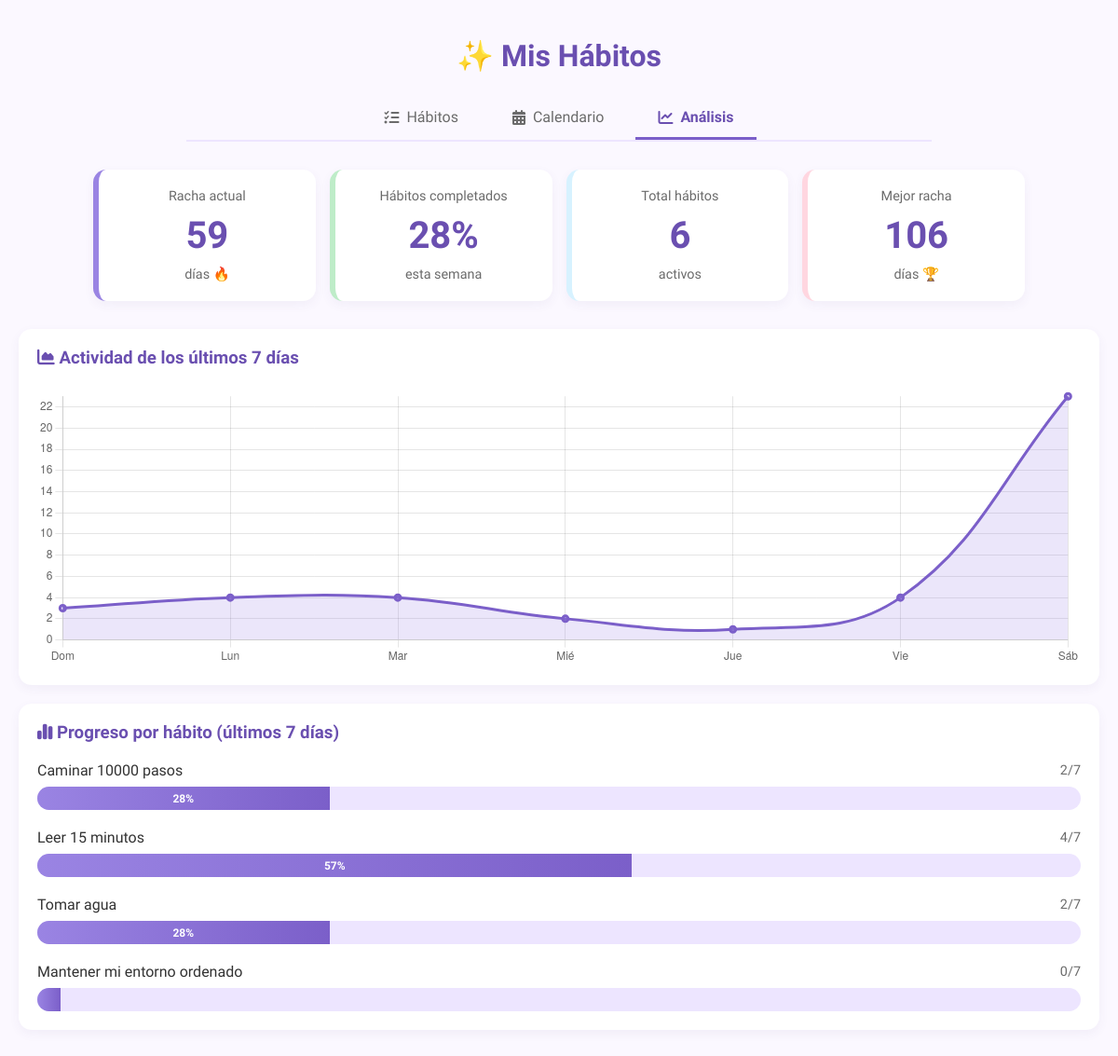
The app's page /analytics with its own data.
### app/models.py (models this page shows)
class DailyHabit(db.Model):
    __tablename__ = "daily_habits"
    id = db.Column(db.Integer, primary_key=True)
    name = db.Column(db.String(100), nullable=False)
    completed = db.Column(db.Boolean, default=False)
    completed_at = db.Column(db.DateTime, nullable=True)

### app/routes/main.py (the view)
@main.route("/analytics")
def analytics():
    daily_count = DailyHabit.query.count()
    weekly_count = WeeklyHabit.query.count()
    total_habits = daily_count + weekly_count
    current_streak = calculate_current_streak()
    completion_rate = calculate_weekly_completion_rate()
    best_streak = calculate_best_streak()
    habit_progress = get_habit_progress_list()
    week_activity = get_week_activity()
    return render_template("analytics.html",
                         total_habits=total_habits,
                         current_streak=current_streak,
                         completion_rate=completion_rate,
                         best_streak=best_streak,
                         habit_progress=habit_progress,
                         week_activity=week_activity)

### app/routes/main.py (called while the page is built)
def calculate_current_streak():
    from ..models import WeeklyHabitCompletion
    streak = 0
    current_date = datetime.now().date()
    while True:
        count = WeeklyHabitCompletion.query.filter_by(
            date=current_date,
            completed=True
        ).count()
        if count > 0:
            streak += 1
            current_date -= timedelta(days=1)
        else:
            break
    return streak

def calculate_weekly_completion_rate():
    from ..models import DailyHabit, WeeklyHabitCompletion
    total_daily = DailyHabit.query.count()
    if total_daily == 0:
        return 0
    total_possible = total_daily * 7
    end_date = datetime.now().date()
    start_date = end_date - timedelta(days=6)
    completed = WeeklyHabitCompletion.query.filter(
        WeeklyHabitCompletion.date.between(start_date, end_date),
        WeeklyHabitCompletion.completed == True,
        WeeklyHabitCompletion.habit_type == "daily"
    ).count()
    return int((completed / total_possible) * 100) if total_possible > 0 else 0

def calculate_best_streak():
    from ..models import WeeklyHabitCompletion
    dates = WeeklyHabitCompletion.query.with_entities(
        WeeklyHabitCompletion.date
    ).filter_by(completed=True).distinct().order_by(
        WeeklyHabitCompletion.date
    ).all()
    if not dates:
        return 0
    best_streak = 1
    current_streak = 1
    for i in range(1, len(dates)):
        prev_date = dates[i-1][0]
        curr_date = dates[i][0]
        if (curr_date - prev_date).days == 1:
            current_streak += 1
            best_streak = max(best_streak, current_streak)
        else:
            current_streak = 1
    return best_streak

def get_week_activity():
    from ..models import WeeklyHabitCompletion
    end_date = datetime.now().date()
    week_data = []
    for i in range(6, -1, -1):  # Últimos 7 días
        date_obj = end_date - timedelta(days=i)
        count = WeeklyHabitCompletion.query.filter_by(
            date=date_obj,
            completed=True
        ).count()
        day_name = ['Lun', 'Mar', 'Mié', 'Jue', 'Vie', 'Sáb', 'Dom'][date_obj.weekday()]
        week_data.append({
            'day': day_name,
            'count': count
        })
    return week_data

### app/templates/analytics.html (shortened to what this page needs)
<!DOCTYPE html>
<html lang="es">
<head>
    <link rel="stylesheet" href="https://cdnjs.cloudflare.com/ajax/libs/font-awesome/6.5.0/css/all.min.css">
    <link rel="stylesheet" href="{{ url_for('static', filename='styles.css') }}">
</head>
<body>
    <h1>✨ Mis Hábitos</h1>
    <div class="tabs">
        <a href="{{ url_for('main.index') }}" class="tab">
            <i class="fa-solid fa-list-check"></i> Hábitos
        </a>
        <a href="{{ url_for('main.calendar') }}" class="tab">
            <i class="fa-solid fa-calendar-days"></i> Calendario
        </a>
        <a href="{{ url_for('main.analytics') }}" class="tab active">
            <i class="fa-solid fa-chart-line"></i> Análisis
        </a>
    </div>
    <div class="analytics-container">
        <div class="stats-grid">
            <div class="stat-card">
                <div class="stat-label">Racha actual</div>
                <div class="stat-number">{{ current_streak }}</div>
                <div class="stat-label">días 🔥</div>
            </div>
            <div class="stat-card">
                <div class="stat-label">Hábitos completados</div>
                <div class="stat-number">{{ completion_rate }}%</div>
                <div class="stat-label">esta semana</div>
            </div>
            <div class="stat-card">
                <div class="stat-label">Total hábitos</div>
                <div class="stat-number">{{ total_habits }}</div>
                <div class="stat-label">activos</div>
            </div>
            <div class="stat-card">
                <div class="stat-label">Mejor racha</div>
                <div class="stat-number">{{ best_streak }}</div>
                <div class="stat-label">días 🏆</div>
            </div>
        </div>
    </div>
<div class="progress-section" style="margin-top: 30px;">
    <h3><i class="fa-solid fa-chart-area"></i> Actividad de los últimos 7 días</h3>
    <canvas id="weekChart" style="max-height: 300px;"></canvas>
</div>
<div class="progress-section">
    <h3><i class="fa-solid fa-chart-simple"></i> Progreso por hábito (últimos 7 días)</h3>
    {% if habit_progress %}
        {% for habit in habit_progress %}
        <div class="habit-progress">
            <div class="habit-progress-header">
                <span>
                    {{ habit.name }}
                </span>
                <span>{{ habit.completed }}/{{ habit.total }}</span>
            </div>
            <div class="progress-bar-container">
                <div class="progress-bar" style="width: {{ habit.percentage }}%">
                    {% if habit.percentage > 15 %}
                    {{ habit.percentage }}%
                    {% endif %}
                </div>
            </div>
        </div>
        {% endfor %}
    {% else %}
        <p style="text-align: center; color: var(--muted); padding: 20px;">
            <i class="fa-solid fa-circle-info"></i>
            Completa hábitos durante varios días para ver tu progreso detallado aquí.
        </p>
    {% endif %}
</div>
    <script>
        // Datos desde Flask
        const weekData = {{ week_activity|tojson }};
        // Preparar datos para Chart.js
        const labels = weekData.map(d => d.day);
        const data = weekData.map(d => d.count);
        // Crear el gráfico
        const ctx = document.getElementById('weekChart').getContext('2d');
        new Chart(ctx, {
            type: 'line',
            data: {
                labels: labels,
                datasets: [{
                    label: 'Hábitos completados',
                    data: data,
                    backgroundColor: 'rgba(154, 132, 227, 0.2)',
                    borderColor: 'rgba(123, 95, 201, 1)',
                    borderWidth: 3,
                    fill: true,
                    tension: 0.4
                }]
            },
            options: {
                responsive: true,
                maintainAspectRatio: true,
                plugins: {
                    legend: {
                        display: false
                    }
                },
                scales: {
                    y: {
                        beginAtZero: true,
                        ticks: {
                            stepSize: 1
                        }
                    }
                }
            }
        });
    </script>
</body>
</html>

### app/static/styles.css (style rules this page uses)
:root { --lavanda-1: #EDE5FF; --lavanda-2: #C8B6FF; --lavanda-3: #9a84e3; --lavanda-4: #7b5fc9; --lavanda-5: #6a4fb0; --celeste-1: #d7f2ff; --verde-pastel: #beecc8; --rosa-pastel: #ffd6e0; --fondo: #FBF8FF; --card: #FFFFFF; --texto: #333333; --muted: #6b6b6b; --shadow-strong: 0 8px 24px rgba(90,70,140,0.08); --shadow-soft: 0 4px 12px rgba(90,70,140,0.06); --radius: 14px; --radius-sm: 8px; }
body { font-family: 'Sora', sans-serif; background: var(--fondo); margin: 0; padding: 20px; color: var(--texto); }
h1 { text-align:center ; color: var(--lavanda-5); margin-bottom: 25px; }
.tabs { max-width: 800px; margin: 0 auto 30px; display: flex; gap: 10px; border-bottom: 2px solid var(--lavanda-1); justify-content: center; }
.tab { padding: 12px 24px; background: transparent; border: none; cursor: pointer; color: var(--muted); font-size: 16px; border-bottom: 3px solid transparent; transition: all 0.3s ease; text-decoration: none; display: flex; align-items: center; gap: 8px; }
.tab.active { color: var(--lavanda-5); border-bottom-color: var(--lavanda-4); font-weight: 600; }
.analytics-container { max-width: 1000px; margin: 0 auto; padding: 0 20px; }
.stats-grid { display: grid; grid-template-columns: repeat(auto-fit, minmax(180px, 1fr)); gap: 15px; margin-bottom: 30px; }
.stat-card { background: var(--card); padding: 20px; border-radius: var(--radius); box-shadow: var(--shadow-soft); text-align: center; border-left: 6px solid var(--lavanda-3); transition: all 0.3s ease; }
.stat-card:nth-child(2) { border-left-color: var(--verde-pastel); }
.stat-card:nth-child(3) { border-left-color: var(--celeste-1); }
.stat-card:nth-child(4) { border-left-color: var(--rosa-pastel); }
.stat-number { font-size: 2.5em; font-weight: bold; color: var(--lavanda-5); margin: 10px 0; }
.stat-label { color: var(--muted); font-size: 0.9em; }
.progress-section { background: var(--card); padding: 20px; border-radius: var(--radius); box-shadow: var(--shadow-soft); margin-bottom: 20px; }
.progress-section h3 { color: var(--lavanda-5); margin-top: 0; margin-bottom: 20px; }
.habit-progress { margin-bottom: 20px; }
.habit-progress:last-child { margin-bottom: 0; }
.habit-progress-header { display: flex; justify-content: space-between; margin-bottom: 8px; align-items: center; }
.habit-progress-header span:first-child { font-weight: 500; }
.habit-progress-header span:last-child { color: var(--muted); font-size: 0.9em; }
.progress-bar-container { width: 100%; height: 25px; background: var(--lavanda-1); border-radius: 20px; overflow: hidden; }
.progress-bar { height: 100%; background: linear-gradient(90deg, var(--lavanda-3), var(--lavanda-4)); transition: width 0.5s ease; display: flex; align-items: center; justify-content: center; color: white; font-size: 12px; font-weight: 600; min-width: 25px; }

### records on screen
DailyHabit: name "Caminar 10000 pasos", completed "2", total "7", percentage "28"
DailyHabit: name "Leer 15 minutos", completed "4", total "7", percentage "57"
DailyHabit: name "Tomar agua", completed "2", total "7", percentage "28"
DailyHabit: name "Mantener mi entorno ordenado", completed "0", total "7"

### other values on screen
{{ current_streak }} "59"
{{ completion_rate }} "28"
{{ total_habits }} "6"
{{ best_streak }} "106"
